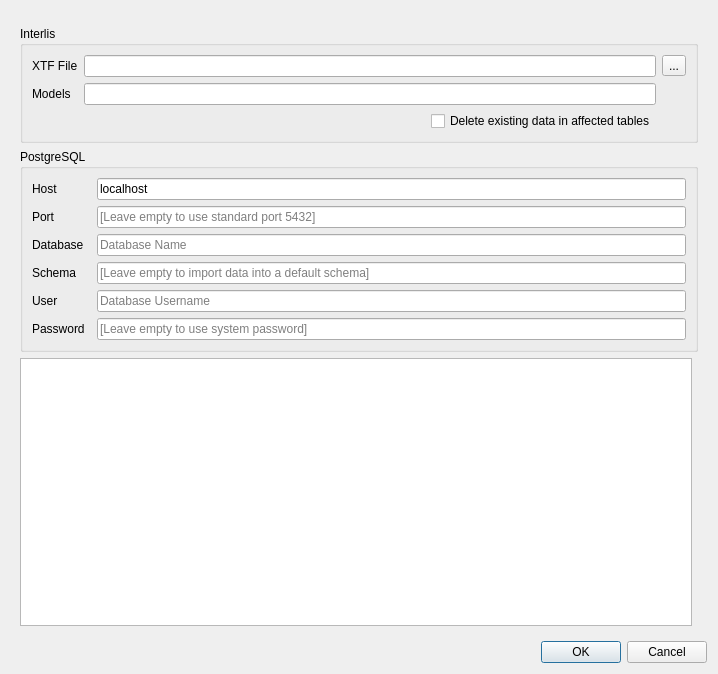
<?xml version="1.0" encoding="UTF-8"?>
<ui version="4.0">
 <class>InterlisImportData</class>
 <widget class="QDialog" name="InterlisImportData">
  <property name="geometry">
   <rect>
    <x>0</x>
    <y>0</y>
    <width>718</width>
    <height>674</height>
   </rect>
  </property>
  <property name="windowTitle">
   <string>Import Interlis Data</string>
  </property>
  <layout class="QGridLayout" name="gridLayout">
   <item row="0" column="0" colspan="2">
    <widget class="QStackedWidget" name="stackedWidget">
     <property name="currentIndex">
      <number>0</number>
     </property>
     <widget class="QWidget" name="page">
      <layout class="QGridLayout" name="gridLayout_3">
       <item row="0" column="1">
        <widget class="QWidget" name="widget" native="true">
         <layout class="QGridLayout" name="gridLayout_2">
          <property name="margin">
           <number>0</number>
          </property>
         </layout>
        </widget>
       </item>
       <item row="3" column="0" colspan="2">
        <widget class="QGroupBox" name="pg_config">
         <property name="title">
          <string>PostgreSQL</string>
         </property>
         <layout class="QGridLayout" name="gridLayout_4">
          <item row="7" column="0">
           <widget class="QLabel" name="label_4">
            <property name="text">
             <string>User</string>
            </property>
           </widget>
          </item>
          <item row="5" column="2">
           <widget class="QLineEdit" name="pg_schema_line_edit">
            <property name="placeholderText">
             <string>[Leave empty to import data into a default schema]</string>
            </property>
           </widget>
          </item>
          <item row="5" column="0">
           <widget class="QLabel" name="label_3">
            <property name="text">
             <string>Schema</string>
            </property>
           </widget>
          </item>
          <item row="0" column="2" rowspan="2">
           <widget class="QLineEdit" name="pg_host_line_edit">
            <property name="text">
             <string>localhost</string>
            </property>
            <property name="placeholderText">
             <string>Database Hostname</string>
            </property>
           </widget>
          </item>
          <item row="10" column="0">
           <widget class="QLabel" name="label_5">
            <property name="text">
             <string>Password</string>
            </property>
           </widget>
          </item>
          <item row="10" column="2">
           <widget class="QLineEdit" name="pg_password_line_edit">
            <property name="echoMode">
             <enum>QLineEdit::Password</enum>
            </property>
            <property name="placeholderText">
             <string>[Leave empty to use system password]</string>
            </property>
           </widget>
          </item>
          <item row="0" column="0" rowspan="2" colspan="2">
           <widget class="QLabel" name="label_2">
            <property name="text">
             <string>Host</string>
            </property>
           </widget>
          </item>
          <item row="4" column="2">
           <widget class="QLineEdit" name="pg_database_line_edit">
            <property name="placeholderText">
             <string>Database Name</string>
            </property>
           </widget>
          </item>
          <item row="4" column="0">
           <widget class="QLabel" name="label_6">
            <property name="text">
             <string>Database</string>
            </property>
           </widget>
          </item>
          <item row="7" column="2">
           <widget class="QLineEdit" name="pg_user_line_edit">
            <property name="placeholderText">
             <string>Database Username</string>
            </property>
           </widget>
          </item>
          <item row="2" column="2">
           <widget class="QLineEdit" name="pg_port_line_edit">
            <property name="placeholderText">
             <string>[Leave empty to use standard port 5432]</string>
            </property>
           </widget>
          </item>
          <item row="2" column="0">
           <widget class="QLabel" name="label_7">
            <property name="text">
             <string>Port</string>
            </property>
           </widget>
          </item>
         </layout>
        </widget>
       </item>
       <item row="1" column="0" colspan="2">
        <widget class="QGroupBox" name="ili_config">
         <property name="title">
          <string>Interlis</string>
         </property>
         <layout class="QGridLayout" name="gridLayout_5">
          <item row="0" column="2" colspan="2">
           <widget class="QLineEdit" name="xtf_file_line_edit"/>
          </item>
          <item row="1" column="0">
           <widget class="QLabel" name="label_8">
            <property name="text">
             <string>Models</string>
            </property>
           </widget>
          </item>
          <item row="2" column="2">
           <spacer name="horizontalSpacer">
            <property name="orientation">
             <enum>Qt::Horizontal</enum>
            </property>
            <property name="sizeHint" stdset="0">
             <size>
              <width>40</width>
              <height>3</height>
             </size>
            </property>
           </spacer>
          </item>
          <item row="1" column="2" colspan="2">
           <widget class="QLineEdit" name="ili_models_line_edit"/>
          </item>
          <item row="0" column="0">
           <widget class="QLabel" name="label">
            <property name="text">
             <string>XTF File</string>
            </property>
           </widget>
          </item>
          <item row="0" column="4">
           <widget class="QToolButton" name="xtf_file_browse_button">
            <property name="text">
             <string>...</string>
            </property>
           </widget>
          </item>
          <item row="2" column="3">
           <widget class="QCheckBox" name="chk_delete_data">
            <property name="text">
             <string>Delete existing data in affected tables</string>
            </property>
           </widget>
          </item>
         </layout>
        </widget>
       </item>
       <item row="4" column="0">
        <widget class="QTextBrowser" name="txtStdout">
         <property name="openLinks">
          <bool>false</bool>
         </property>
        </widget>
       </item>
      </layout>
     </widget>
     <widget class="QWidget" name="page_2"/>
    </widget>
   </item>
   <item row="1" column="0" colspan="2">
    <widget class="QDialogButtonBox" name="buttonBox">
     <property name="orientation">
      <enum>Qt::Horizontal</enum>
     </property>
     <property name="standardButtons">
      <set>QDialogButtonBox::Cancel|QDialogButtonBox::Ok</set>
     </property>
    </widget>
   </item>
  </layout>
 </widget>
 <tabstops>
  <tabstop>xtf_file_line_edit</tabstop>
  <tabstop>xtf_file_browse_button</tabstop>
  <tabstop>ili_models_line_edit</tabstop>
  <tabstop>chk_delete_data</tabstop>
  <tabstop>pg_host_line_edit</tabstop>
  <tabstop>pg_port_line_edit</tabstop>
  <tabstop>pg_database_line_edit</tabstop>
  <tabstop>pg_schema_line_edit</tabstop>
  <tabstop>pg_user_line_edit</tabstop>
  <tabstop>pg_password_line_edit</tabstop>
  <tabstop>txtStdout</tabstop>
  <tabstop>buttonBox</tabstop>
 </tabstops>
 <resources/>
 <connections>
  <connection>
   <sender>buttonBox</sender>
   <signal>accepted()</signal>
   <receiver>InterlisImportData</receiver>
   <slot>accept()</slot>
   <hints>
    <hint type="sourcelabel">
     <x>248</x>
     <y>254</y>
    </hint>
    <hint type="destinationlabel">
     <x>157</x>
     <y>274</y>
    </hint>
   </hints>
  </connection>
  <connection>
   <sender>buttonBox</sender>
   <signal>rejected()</signal>
   <receiver>InterlisImportData</receiver>
   <slot>reject()</slot>
   <hints>
    <hint type="sourcelabel">
     <x>316</x>
     <y>260</y>
    </hint>
    <hint type="destinationlabel">
     <x>286</x>
     <y>274</y>
    </hint>
   </hints>
  </connection>
 </connections>
</ui>
